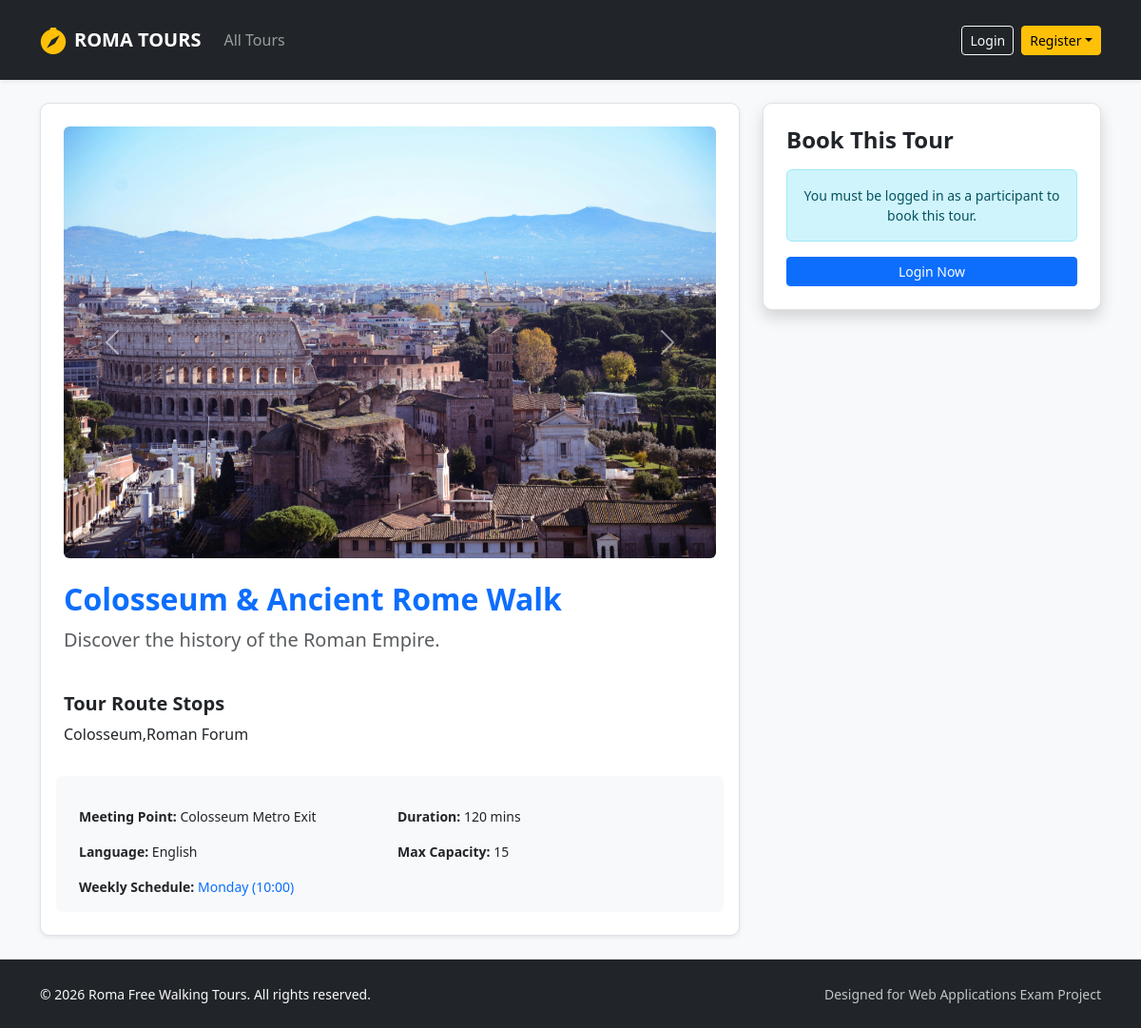
/tour/detail/1, run on an earlier commit of the app's database.
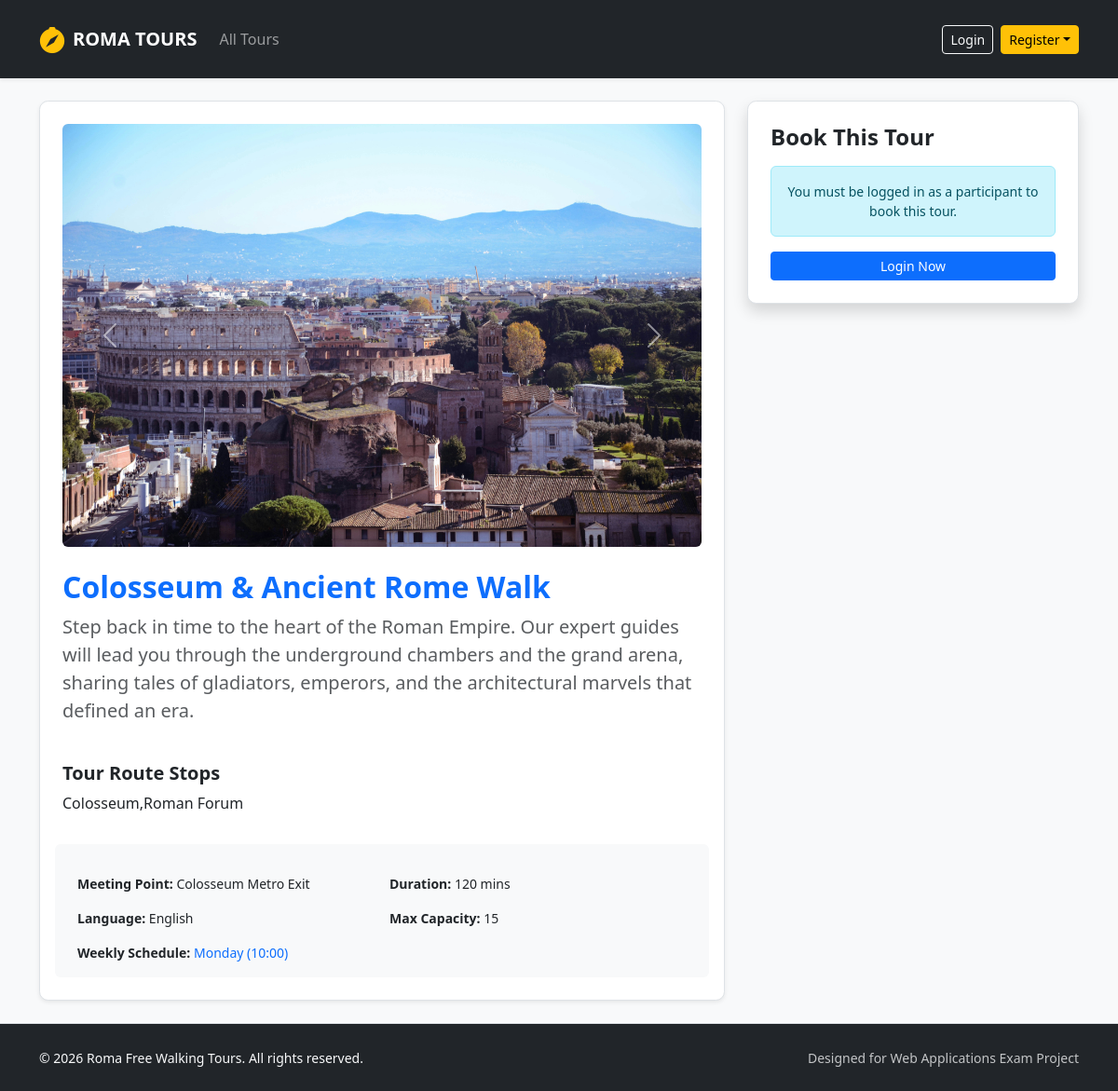
And on a later commit of the database.
### tables this page shows
CREATE TABLE tours (
            id INTEGER PRIMARY KEY AUTOINCREMENT,
            guide_id INTEGER NOT NULL,
            title TEXT NOT NULL,
            meeting_point TEXT NOT NULL,
            duration INTEGER NOT NULL,
            language TEXT NOT NULL,
            max_participants INTEGER NOT NULL,
            description TEXT NOT NULL,
            stops TEXT NOT NULL,
            photos TEXT NOT NULL,
            FOREIGN KEY (guide_id) REFERENCES users(id) ON DELETE CASCADE
        );

### routes/participant_routes.py (the view)
@participant_bp.route("/tour/detail/<int:tour_id>")
def tour_detail(tour_id):
    tour = tours_dao.get_tour_by_id(tour_id)
    if not tour:
        flash("Tour not found.", "danger")
        return redirect(url_for("home"))
    photos_list = tour['photos'].split(',') if tour['photos'] else []
    return render_template("tour_detail.html", tour=tour, photos=photos_list)

### dao/tours_dao.py (called while the page is built)
def get_tour_by_id(p_tour_id):
    query = """
        SELECT t.*, GROUP_CONCAT(ts.day_of_week || ' (' || ts.start_time || ')', ', ') as schedule
        FROM tours t
        LEFT JOIN tour_schedule ts ON t.id = ts.tour_id
        WHERE t.id = ?
        GROUP BY t.id
    """
    conn = sqlite3.connect("roma_tours.db")
    conn.row_factory = sqlite3.Row
    cursor = conn.cursor()
    cursor.execute(query, (p_tour_id,))
    tour = cursor.fetchone()
    conn.close()
    return tour

### templates/tour_detail.html (shortened to what this page needs)
{% extends 'base.html' %}
{% block content %}
<div class="col-md-8">
  <div class="card shadow-sm border p-4 mb-4">
    <div id="tourCarousel" class="carousel slide mb-4" data-bs-ride="carousel">
      <div class="carousel-inner">
        {% for photo in photos %}
        <div class="carousel-item {{ 'active' if loop.first }}">
          <img src="{{ url_for('static', filename='images/' + photo.strip()) }}"
               class="d-block w-100 rounded"
               alt="Tour Photo">
        </div>
        {% endfor %}
      </div>
      <button class="carousel-control-prev" type="button" data-bs-target="#tourCarousel" data-bs-slide="prev">
        <span class="carousel-control-prev-icon"></span>
      </button>
      <button class="carousel-control-next" type="button" data-bs-target="#tourCarousel" data-bs-slide="next">
        <span class="carousel-control-next-icon"></span>
      </button>
    </div>
    <h2 class="text-primary fw-bold">{{ tour.title }}</h2>
    <p class="lead text-muted">{{ tour.description }}</p>
    <h5 class="mt-4 fw-bold">Tour Route Stops</h5>
    <p>{{ tour.stops }}</p>
    <div class="row g-3 mt-3 bg-light p-3 rounded small">
      <div class="col-6"><strong>Meeting Point:</strong> {{ tour.meeting_point }}</div>
      <div class="col-6"><strong>Duration:</strong> {{ tour.duration }} mins</div>
      <div class="col-6"><strong>Language:</strong> {{ tour.language }}</div>
      <div class="col-6"><strong>Max Capacity:</strong> {{ tour.max_participants }}</div>
      <div class="col-12">
        <strong>Weekly Schedule:</strong>
        <span class="text-primary">{{ tour.schedule }}</span>
      </div>
    </div>
  </div>
</div>
<div class="col-md-4">
  <div class="card shadow border p-4">
    <h4 class="fw-bold mb-3">Book This Tour</h4>
    {% if current_user.is_authenticated and current_user.role == 'participant' %}
    <form action="{{ url_for('participant.book_tour', tour_id=tour.id) }}" method="POST">
      <div class="mb-3">
        <label for="txt_date" class="form-label small fw-bold">Choose Date</label>
        <input type="date" class="form-control" name="txt_date" id="txt_date" required>
      </div>
      <div class="mb-3">
        <label for="txt_count" class="form-label small fw-bold">Additional Guests</label>
        <select class="form-select" name="txt_count" id="txt_count" onchange="generateInputs()">
          <option value="0">Just Me (0 extra)</option>
          <option value="1">+1 Guest</option>
          <option value="2">+2 Guests</option>
          <option value="3">+3 Guests</option>
        </select>
      </div>
      <div id="nameInputs" class="mb-3"></div>
      <button type="submit" class="btn btn-success w-100 py-2 fw-bold shadow-sm">Confirm Booking</button>
    </form>
    {% elif current_user.is_authenticated %}
      <div class="alert alert-warning small text-center">Only logged-in participants can make a booking.</div>
    {% else %}
      <div class="alert alert-info small text-center mb-3">You must be logged in as a participant to book this tour.</div>
      <a href="{{ url_for('auth.login') }}" class="btn btn-primary w-100 btn-sm">Login Now</a>
    {% endif %}
  </div>
</div>
{% endblock %}

### templates/base.html (shortened to what this page needs)
<!DOCTYPE html>
<html lang="en">
<head>
  <link href="https://cdn.jsdelivr.net/npm/bootstrap@5.3.2/dist/css/bootstrap.min.css" rel="stylesheet">
  <link rel="stylesheet" href="https://cdn.jsdelivr.net/npm/bootstrap-icons@1.11.3/font/bootstrap-icons.min.css">
  <link rel="stylesheet" href="{{ url_for('static', filename='css/styles.css') }}">
</head>
<body class="d-flex flex-column min-vh-100">
  <nav class="navbar navbar-expand-lg navbar-dark bg-dark shadow-sm py-3 mb-4">
    <div class="container">
      <a class="navbar-brand d-flex align-items-center fw-bold text-uppercase tracking-wider" href="{{ url_for('roma_tours') }}">
        <i class="bi bi-compass-fill me-2 text-warning fs-3"></i> Roma Tours
      </a>
      <div class="collapse navbar-collapse" id="mainNav">
        <ul class="navbar-nav me-auto mb-2 mb-lg-0">
          <li class="nav-item">
            <a class="nav-link {% if request.endpoint == 'home' %}active{% endif %}" href="{{ url_for('home') }}">All Tours</a>
          </li>
        </ul>
        <div class="d-flex align-items-center gap-2">
          {% if current_user.is_authenticated %}
            <span class="text-light me-2 small">
              <i class="bi bi-person-circle me-1 text-warning"></i> {{ current_user.name }}
            </span>
            {% if current_user.role == 'administrator' %}
              <a href="{{ url_for('auth.profile_admin') }}" class="btn btn-outline-warning btn-sm">Admin Dashboard</a>
            {% elif current_user.role == 'guide' %}
              <a href="{{ url_for('auth.profile_guide') }}" class="btn btn-outline-warning btn-sm">Guide Profile</a>
            {% else %}
              <a href="{{ url_for('auth.profile_participant') }}" class="btn btn-outline-warning btn-sm">My Bookings</a>
            {% endif %}
            <a href="{{ url_for('auth.logout') }}" class="btn btn-danger btn-sm">Logout</a>
          {% else %}
            <a href="{{ url_for('auth.login') }}" class="btn btn-outline-light btn-sm">Login</a>
            <div class="dropdown">
              <button class="btn btn-warning btn-sm dropdown-toggle" type="button" data-bs-toggle="dropdown">Register</button>
            </div>
          {% endif %}
        </div>
      </div>
    </div>
  </nav>
  <div class="container flex-grow-1">
    <div class="row g-4">
      {% block content %}{% endblock %}
    </div>
  </div>
  <footer class="mt-auto border-top bg-dark text-light">
    <div class="container py-4">
      <div class="row align-items-center">
        <div class="col-12 col-md-6 text-center text-md-start">
          <span class="small">© 2026 Roma Free Walking Tours. All rights reserved.</span>
        </div>
        <div class="col-12 col-md-6 text-center text-md-end mt-2 mt-md-0">
          <span class="small opacity-75">Designed for Web Applications Exam Project</span>
        </div>
      </div>
    </div>
  </footer>
</body>
</html>

### static/css/styles.css (style rules this page uses)
body { background-color: #f8f9fa; font-family: 'Segoe UI', Tahoma, Geneva, Verdana, sans-serif; font-size: 1rem; }
.card { border: none; border-radius: 0.6rem; transition: transform 0.2s ease, box-shadow 0.2s ease; }

What changed in the data, as far as the page shows it:
changed tours "Colosseum & Ancient Rome Walk": description "Discover the history of the Roman Empire." → "Step back in time to the heart of the Roman Empire. Our expert guides will lead you through the underground chambers and the grand arena, sharing tales of gladiators, emperors, and the architectural marvels that defined an era."
